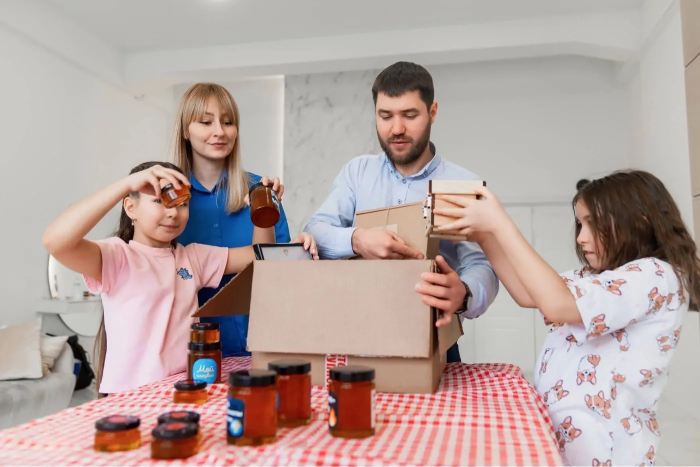
#> input picture assets/img/apiary-work.webp, 1400 x 934 px (shown at 1/2 size); its folder holds only this picture in this run
$ python compress_photos.py ../assets/img/apiary-work.webp
#> lines starting #> are read from the running program, lines starting #| are printed output that depends on the picture
#!/usr/bin/env python3
"""Keep plant photos small enough for GitHub Pages.

GitHub Pages is comfortable under ~1 GB. At 80–120 KB per photo,
300 plants × 4 photos ≈ 100–150 MB. Original camera JPEGs would not fit.

Usage:
  python3 scripts/compress_photos.py
  python3 scripts/compress_photos.py path/to/photo.jpg
"""
from __future__ import annotations

import sys
from pathlib import Path

from PIL import Image, ImageOps

ROOT = Path(__file__).resolve().parents[1]
PLANTS = ROOT / "assets" / "img" / "plants"
MAX_SIDE = 960
QUALITY = 80
BG = (248, 247, 245)


def compress(src: Path, dest: Path | None = None) -> Path:
    dest = dest or src.with_suffix(".webp")
    img = Image.open(src)
#> img is the input picture: PIL image 1400x934 RGB; mean R, G, B 182.4, 163.6, 159.4
    img = ImageOps.exif_transpose(img)
    if img.mode in ("RGBA", "P"):
        bg = Image.new("RGB", img.size, BG)
        rgba = img.convert("RGBA")
        bg.paste(rgba, mask=rgba.split()[-1])
        img = bg
    else:
        img = img.convert("RGB")
    img.thumbnail((MAX_SIDE, MAX_SIDE), Image.Resampling.LANCZOS)
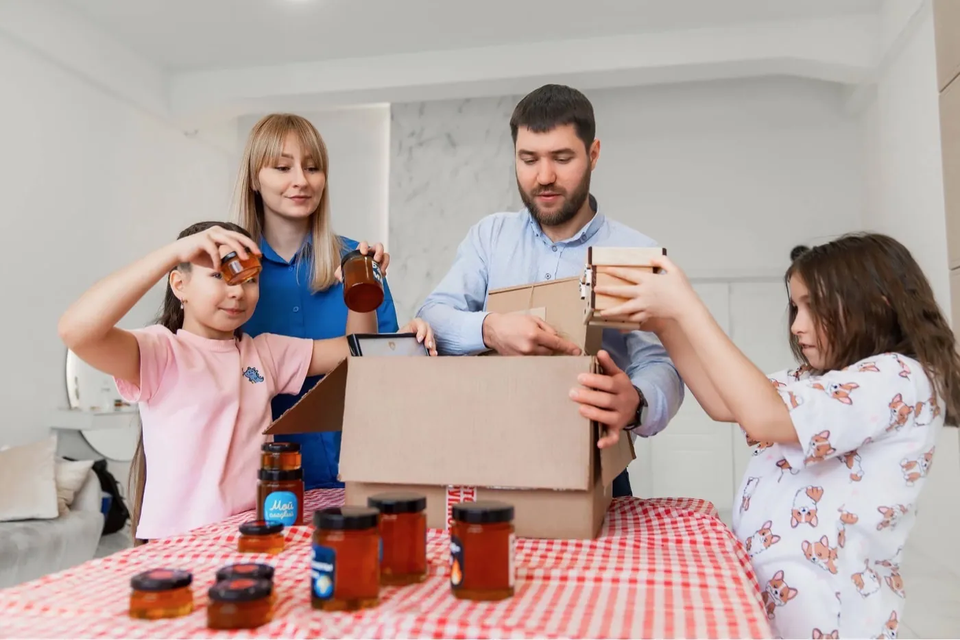
#> img: PIL image 960x640 RGB; mean R, G, B 182.4, 163.6, 159.4
    dest.parent.mkdir(parents=True, exist_ok=True)
    img.save(dest, "WEBP", quality=QUALITY, method=6)
    return dest


def main() -> None:
    args = [Path(a) for a in sys.argv[1:]]
    files = args or sorted(p for p in PLANTS.iterdir() if p.suffix.lower() in {".jpg", ".jpeg", ".png", ".webp"})
    if not files:
        print("no photos found")
        return
    for src in files:
        dest = src if src.suffix.lower() == ".webp" else src.with_suffix(".webp")
        before = src.stat().st_size
        compress(src, dest)
        after = dest.stat().st_size
        print(f"{src.name:40} {before/1024:7.1f} KB -> {after/1024:6.1f} KB")
        if dest != src and dest.exists():
            src.unlink()


if __name__ == "__main__":
    main()

$ run again, on assets/img/gift-1200.webp
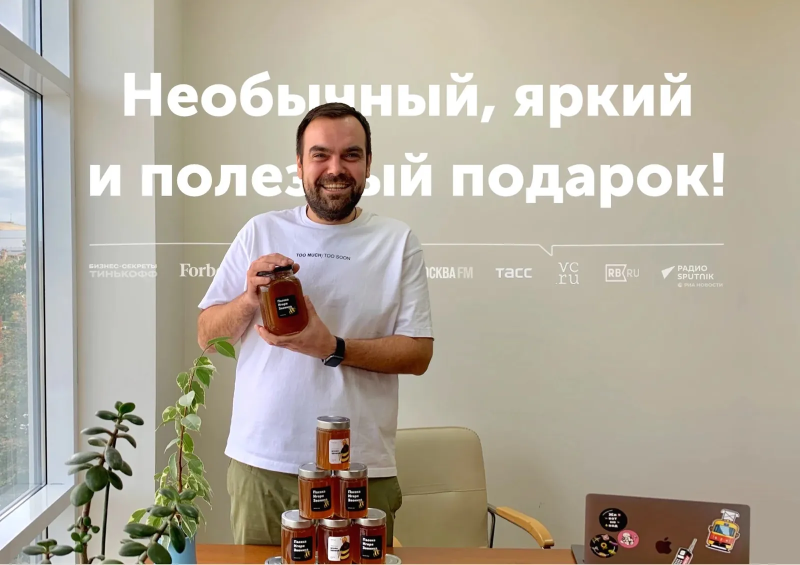
#> input picture assets/img/gift-1200.webp, 1600 x 1129 px (shown at 1/2 size)
#> in compress, img is the input picture: PIL image 1600x1129 RGB; mean R, G, B 176.3, 168.1, 153.7
#> in compress, `img.thumbnail((MAX_SIDE, MAX_SIDE), Image.Resampling.LANCZOS)`:
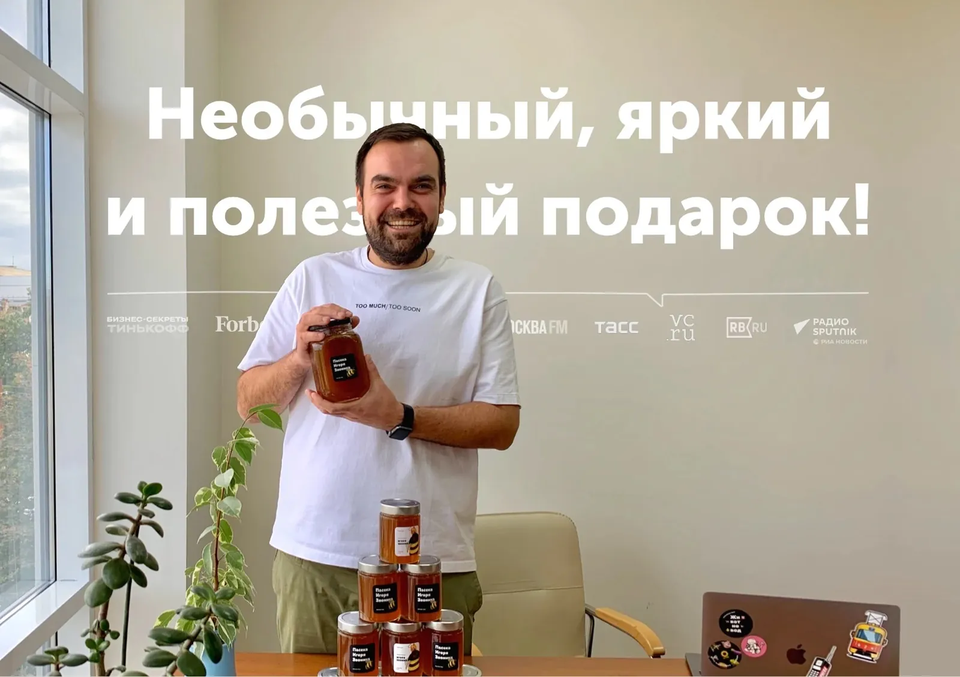
#> img: PIL image 960x677 RGB; mean R, G, B 176.3, 168.1, 153.7
